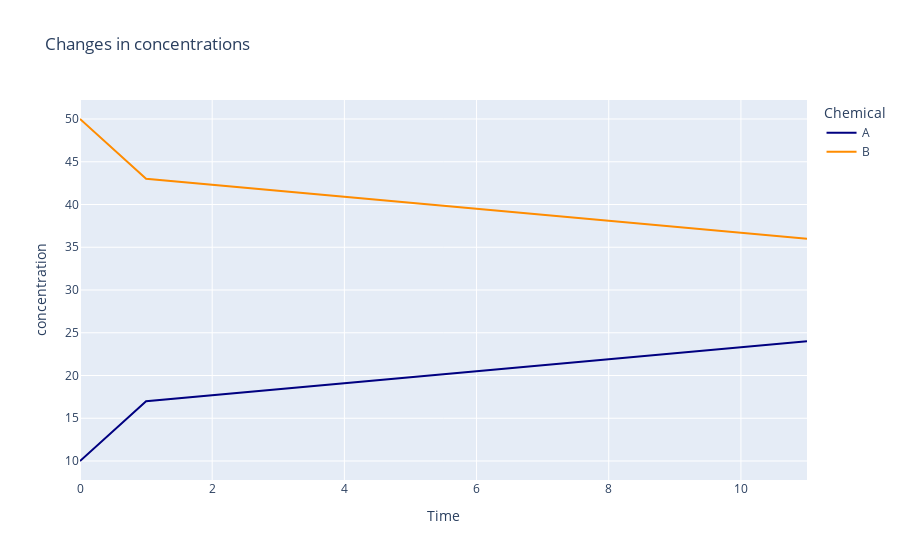

The code cell stored with this chart in its notebook:
### Code cell
fig = px.line(data_frame=c, x="t", y=["A", "B"], title="Changes in concentrations",
              color_discrete_sequence = ['navy', 'darkorange'],
              labels={"t":"Time", "value":"concentration", "variable":"Chemical"})
fig.show()

### Figure 1 — Plotly figure (JSON) as saved in the notebook; plotly's stock layout.template omitted (floating-point values rounded to 4 significant figures)
{"data": [{"hovertemplate": "Chemical=A<br>Time=%{x}<br>concentration=%{y}<extra></extra>", "legendgroup": "A", "line": {"color": "navy", "dash": "solid"}, "marker": {"symbol": "circle"}, "mode": "lines", "name": "A", "orientation": "v", "showlegend": true, "type": "scatter", "x": [0, 1, 11], "xaxis": "x", "y": [10, 17, 23.99], "yaxis": "y"}, {"hovertemplate": "Chemical=B<br>Time=%{x}<br>concentration=%{y}<extra></extra>", "legendgroup": "B", "line": {"color": "darkorange", "dash": "solid"}, "marker": {"symbol": "circle"}, "mode": "lines", "name": "B", "orientation": "v", "showlegend": true, "type": "scatter", "x": [0, 1, 11], "xaxis": "x", "y": [50, 43, 36.01], "yaxis": "y"}], "layout": {"autosize": true, "legend": {"title": {"text": "Chemical"}, "tracegroupgap": 0}, "title": {"text": "Changes in concentrations"}, "xaxis": {"anchor": "y", "autorange": true, "domain": [0, 1], "range": [0, 11], "title": {"text": "Time"}, "type": "linear"}, "yaxis": {"anchor": "x", "autorange": true, "domain": [0, 1], "range": [7.778, 52.22], "title": {"text": "concentration"}, "type": "linear"}}}
